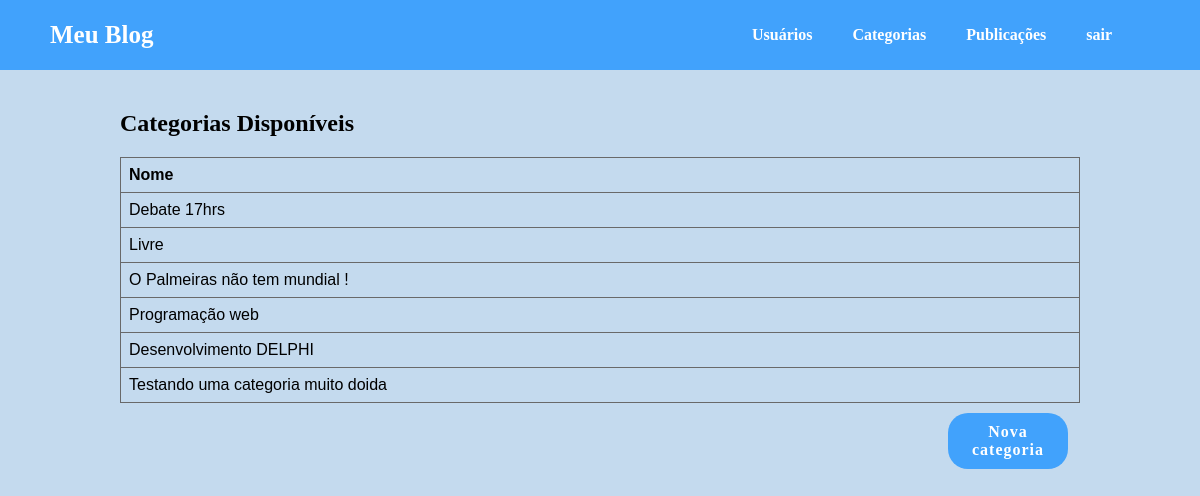
Page /categorias (signed in) on the committed database.
### accounts/models.py (models this page shows, shortened)
class Categoria(models.Model):
    nome_categoria = models.CharField(max_length=100)

### accounts/views.py (the view)
# urls.py: path('categorias', views.categorias, name='categorias'),
def categorias(request):
    usuario_id = request.session['usuario_id']
    usuario_name = request.session['usuario_name']
    usuario_tipo = request.session['usuario_tipo']
    if usuario_tipo != 'AD':
        return redirect('dashboard')
    categorias = Categoria.objects.all()
    return render(request, 'accounts/categorias.html', {
        "categorias":categorias,
        'usuario_id':usuario_id,
        'usuario_name':usuario_name,
        'usuario_tipo':usuario_tipo,
    })

### accounts/templates/accounts/categorias.html (shortened to what this page needs)
{% extends 'base.html' %}
{% block conteudo %}
    <div class="container_categorias">
        <div class="content_categoria">
            <h2>Categorias Disponíveis</h2>
            <table>
                <thead>
                    <tr>
                        <th>Nome</th>
                    </tr>
                </thead>
                {% for categoria in categorias %}
                <tbody>
                    <tr>
                        <td>{{ categoria.nome_categoria }}</td>
                    </tr>
                </tbody>
                {% endfor %}
            </table>
            <div class="button_categorias">
                <a class="button_confirm" href="{% url 'categoria' %}">Nova categoria</a>
            </div>
        </div>
    </div>
{% endblock %}

### rows in the picture
Categoria: nome_categoria "Debate 17hrs"
Categoria: nome_categoria "Livre"
Categoria: nome_categoria "O Palmeiras não tem mundial !"
Categoria: nome_categoria "Programação web"
Categoria: nome_categoria "Desenvolvimento DELPHI"
Categoria: nome_categoria "Testando uma categoria muito doida"
